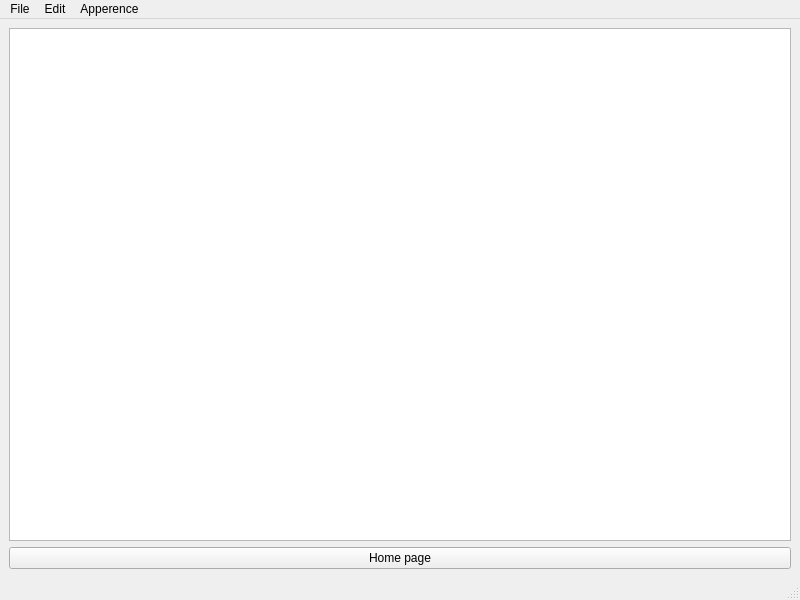
<?xml version="1.0" encoding="UTF-8"?>
<ui version="4.0">
 <class>MainWindow</class>
 <widget class="QMainWindow" name="MainWindow">
  <property name="geometry">
   <rect>
    <x>0</x>
    <y>0</y>
    <width>800</width>
    <height>600</height>
   </rect>
  </property>
  <property name="windowTitle">
   <string>MainWindow</string>
  </property>
  <property name="styleSheet">
   <string notr="true"/>
  </property>
  <widget class="QWidget" name="centralwidget">
   <layout class="QGridLayout" name="gridLayout">
    <item row="0" column="0">
     <widget class="QTextEdit" name="txt_box"/>
    </item>
    <item row="1" column="0">
     <widget class="QPushButton" name="btn_home_page">
      <property name="text">
       <string>Home page</string>
      </property>
     </widget>
    </item>
   </layout>
  </widget>
  <widget class="QMenuBar" name="menubar">
   <property name="geometry">
    <rect>
     <x>0</x>
     <y>0</y>
     <width>800</width>
     <height>21</height>
    </rect>
   </property>
   <widget class="QMenu" name="menuFile">
    <property name="title">
     <string>File</string>
    </property>
    <addaction name="action_new"/>
    <addaction name="action_open"/>
    <addaction name="separator"/>
    <addaction name="action_save"/>
    <addaction name="action_save_as"/>
   </widget>
   <widget class="QMenu" name="menuEdit">
    <property name="title">
     <string>Edit</string>
    </property>
    <addaction name="action_undo"/>
    <addaction name="action_redo"/>
    <addaction name="separator"/>
    <addaction name="action_copy"/>
    <addaction name="action_cut"/>
    <addaction name="action_paste"/>
   </widget>
   <widget class="QMenu" name="menuApperence">
    <property name="title">
     <string>Apperence</string>
    </property>
    <addaction name="action_set_dark_mode"/>
    <addaction name="action_set_light_mode"/>
    <addaction name="separator"/>
    <addaction name="action_increase_font_size"/>
    <addaction name="action_decrease_font_size"/>
   </widget>
   <addaction name="menuFile"/>
   <addaction name="menuEdit"/>
   <addaction name="menuApperence"/>
  </widget>
  <widget class="QStatusBar" name="statusbar"/>
  <action name="action_new">
   <property name="text">
    <string>New</string>
   </property>
  </action>
  <action name="actionSave">
   <property name="text">
    <string>Save</string>
   </property>
  </action>
  <action name="actionSave_as">
   <property name="text">
    <string>Save as</string>
   </property>
  </action>
  <action name="actionSave_as_2">
   <property name="text">
    <string>Save as</string>
   </property>
  </action>
  <action name="action_open">
   <property name="text">
    <string>Open</string>
   </property>
  </action>
  <action name="action_save">
   <property name="text">
    <string>Save</string>
   </property>
  </action>
  <action name="action_save_as">
   <property name="text">
    <string>Save as</string>
   </property>
  </action>
  <action name="action_undo">
   <property name="text">
    <string>Undo</string>
   </property>
  </action>
  <action name="action_redo">
   <property name="text">
    <string>Redo</string>
   </property>
  </action>
  <action name="action_copy">
   <property name="text">
    <string>Copy</string>
   </property>
  </action>
  <action name="action_cut">
   <property name="text">
    <string>Cut</string>
   </property>
  </action>
  <action name="action_paste">
   <property name="text">
    <string>Paste</string>
   </property>
  </action>
  <action name="action_set_dark_mode">
   <property name="text">
    <string>Set Dark Mode</string>
   </property>
  </action>
  <action name="action_set_light_mode">
   <property name="text">
    <string>Set Light Mode</string>
   </property>
  </action>
  <action name="action_increase_font_size">
   <property name="text">
    <string>Increase Font Size</string>
   </property>
  </action>
  <action name="action_decrease_font_size">
   <property name="text">
    <string>Decrease Font Size</string>
   </property>
  </action>
 </widget>
 <resources/>
 <connections/>
</ui>
